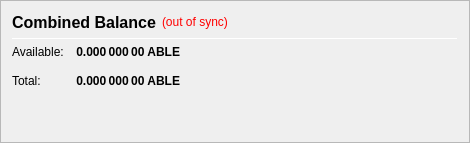
                   <widget class="QFrame" name="frame_CombinedBalances">
                    <property name="minimumSize">
                     <size>
                      <width>470</width>
                      <height>0</height>
                     </size>
                    </property>
                    <property name="frameShape">
                     <enum>QFrame::StyledPanel</enum>
                    </property>
                    <property name="frameShadow">
                     <enum>QFrame::Raised</enum>
                    </property>
                    <layout class="QVBoxLayout" name="verticalLayout_5">
                     <item>
                      <layout class="QHBoxLayout" name="horizontalLayout_5" stretch="0,0,0">
                       <item>
                        <widget class="QLabel" name="label_5z">
                         <property name="minimumSize">
                          <size>
                           <width>0</width>
                           <height>20</height>
                          </size>
                         </property>
                         <property name="font">
                          <font>
                           <pointsize>12</pointsize>
                           <weight>75</weight>
                           <bold>true</bold>
                          </font>
                         </property>
                         <property name="toolTip">
                          <string>Combined Balance (including unconfirmed and immature coins)</string>
                         </property>
                         <property name="text">
                          <string>Combined Balance</string>
                         </property>
                        </widget>
                       </item>
                       <item>
                        <widget class="QLabel" name="labelWalletStatus">
                         <property name="cursor">
                          <cursorShape>WhatsThisCursor</cursorShape>
                         </property>
                         <property name="toolTip">
                          <string>The displayed information may be out of date. Your wallet automatically synchronizes with the ABLE network after a connection is established, but this process has not completed yet.</string>
                         </property>
                         <property name="styleSheet">
                          <string notr="true">QLabel { color: red; }</string>
                         </property>
                         <property name="text">
                          <string notr="true">(out of sync)</string>
                         </property>
                         <property name="alignment">
                          <set>Qt::AlignLeading|Qt::AlignLeft|Qt::AlignVCenter</set>
                         </property>
                        </widget>
                       </item>
                       <item>
                        <spacer name="horizontalSpacer_1">
                         <property name="orientation">
                          <enum>Qt::Horizontal</enum>
                         </property>
                         <property name="sizeHint" stdset="0">
                          <size>
                           <width>40</width>
                           <height>20</height>
                          </size>
                         </property>
                        </spacer>
                       </item>
                      </layout>
                     </item>
                     <item>
                      <widget class="Line" name="line_CombinedBalance">
                       <property name="minimumSize">
                        <size>
                         <width>0</width>
                         <height>1</height>
                        </size>
                       </property>
                       <property name="maximumSize">
                        <size>
                         <width>16777215</width>
                         <height>1</height>
                        </size>
                       </property>
                       <property name="orientation">
                        <enum>Qt::Horizontal</enum>
                       </property>
                      </widget>
                     </item>
                     <item>
                      <layout class="QGridLayout" name="gridLayout_3">
                       <property name="spacing">
                        <number>12</number>
                       </property>
                       <item row="1" column="0">
                        <widget class="QLabel" name="labelBalanceTextz">
                         <property name="text">
                          <string>Available:</string>
                         </property>
                        </widget>
                       </item>
                       <item row="1" column="1">
                        <widget class="QLabel" name="labelBalancez">
                         <property name="font">
                          <font>
                           <weight>75</weight>
                           <bold>true</bold>
                          </font>
                         </property>
                         <property name="cursor">
                          <cursorShape>IBeamCursor</cursorShape>
                         </property>
                         <property name="toolTip">
                          <string>Your current spendable balance</string>
                         </property>
                         <property name="text">
                          <string notr="true">0.000 000 00 ABLE</string>
                         </property>
                         <property name="alignment">
                          <set>Qt::AlignRight|Qt::AlignTrailing|Qt::AlignVCenter</set>
                         </property>
                         <property name="textInteractionFlags">
                          <set>Qt::LinksAccessibleByMouse|Qt::TextSelectableByKeyboard|Qt::TextSelectableByMouse</set>
                         </property>
                        </widget>
                       </item>
                       <item row="2" column="0">
                        <widget class="QLabel" name="labelTotalTextz">
                         <property name="text">
                          <string>Total:</string>
                         </property>
                        </widget>
                       </item>
                       <item row="2" column="1">
                        <widget class="QLabel" name="labelTotalz">
                         <property name="font">
                          <font>
                           <weight>75</weight>
                           <bold>true</bold>
                          </font>
                         </property>
                         <property name="cursor">
                          <cursorShape>IBeamCursor</cursorShape>
                         </property>
                         <property name="toolTip">
                          <string>Total Balance, including all unavailable coins.</string>
                         </property>
                         <property name="text">
                          <string notr="true">0.000 000 00 ABLE</string>
                         </property>
                         <property name="alignment">
                          <set>Qt::AlignRight|Qt::AlignTrailing|Qt::AlignVCenter</set>
                         </property>
                         <property name="textInteractionFlags">
                          <set>Qt::LinksAccessibleByMouse|Qt::TextSelectableByKeyboard|Qt::TextSelectableByMouse</set>
                         </property>
                        </widget>
                       </item>
                       <item row="2" column="3">
                        <spacer name="horizontalSpacer_2">
                         <property name="orientation">
                          <enum>Qt::Horizontal</enum>
                         </property>
                         <property name="sizeHint" stdset="0">
                          <size>
                           <width>40</width>
                           <height>20</height>
                          </size>
                         </property>
                        </spacer>
                       </item>
                      </layout>
                     </item>
                     <item>
                      <spacer name="verticalSpacer_1">
                       <property name="orientation">
                        <enum>Qt::Vertical</enum>
                       </property>
                       <property name="sizeHint" stdset="0">
                        <size>
                         <width>20</width>
                         <height>40</height>
                        </size>
                       </property>
                      </spacer>
                     </item>
                    </layout>
                   </widget>
